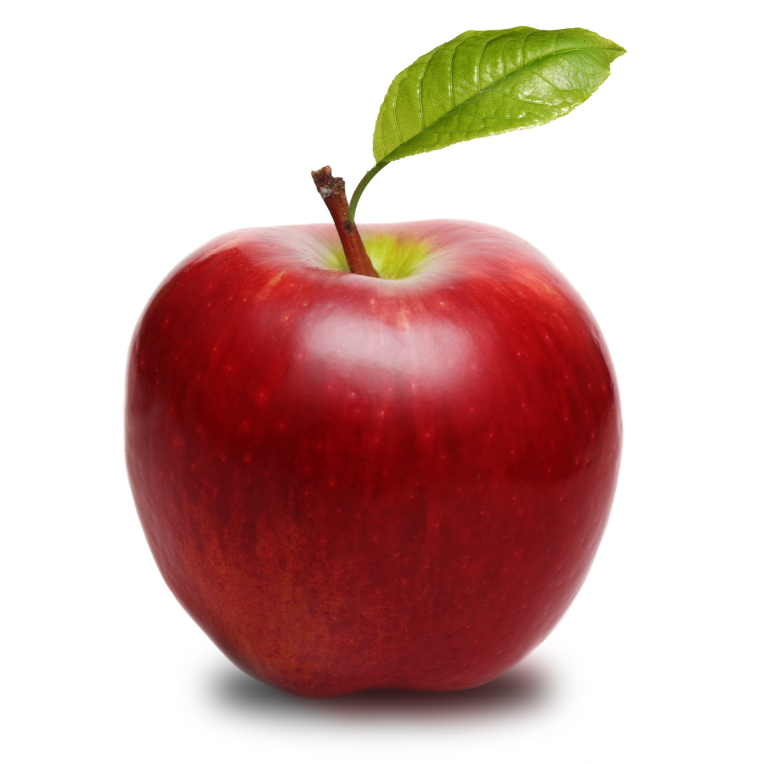
#> input picture week_2_learning/image_blending_laplacian_pyramid/fruit1.jpg, 2290 x 2290 px, found by its file name (shown at 1/3 size)
$ python image_blending.py
#> lines starting #> are read from the running program, lines starting #| are printed output that depends on the picture; after the words box and inside, x2 and y2 are one past the last pixel; in counts of white or black regions, pixels touching at a corner belong together

import cv2
import numpy as np

# 1. Read Images
# ==========================================================

apple = cv2.imread(
    "week_2_learning/image_blending_laplacian_pyramid/fruit1.jpg"
)
#> apple is the input picture: shape (2290, 2290, 3); mean B, G, R 171.6, 176, 210

orange = cv2.imread(
    "week_2_learning/image_blending_laplacian_pyramid/fruit2.webp"
)
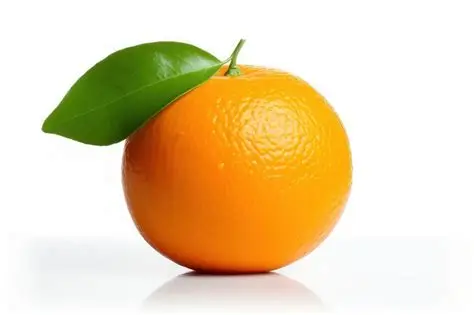
#> input picture week_2_learning/image_blending_laplacian_pyramid/fruit2.webp, 474 x 315 px, found by its file name
#> orange is the input picture: shape (315, 474, 3); mean B, G, R 176.3, 213, 233.2

if apple is None or orange is None:
    raise FileNotFoundError("Check image paths!")

# Resize both images to 800 x 800
apple = cv2.resize(apple, (800, 800))
#> apple: shape (800, 800, 3)
orange = cv2.resize(orange, (800, 800))
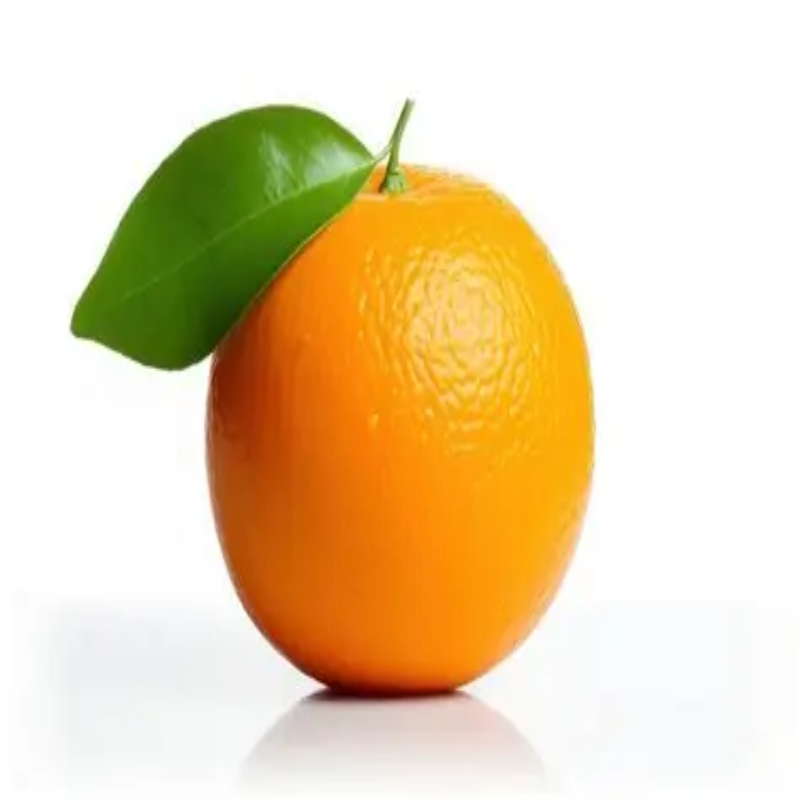
#> orange: shape (800, 800, 3); mean B, G, R 176.3, 213, 233.1

print("Apple:", apple.shape)
#| Apple: (800, 800, 3)
print("Orange:", orange.shape)
#| Orange: (800, 800, 3)

# 2. Create Gaussian Pyramids
# ==========================================================

levels = 6

gp_apple = [apple.copy()]
gp_orange = [orange.copy()]

for i in range(levels):
    gp_apple.append(cv2.pyrDown(gp_apple[-1]))
    gp_orange.append(cv2.pyrDown(gp_orange[-1]))
#> after the loop, gp_apple = 7 items; gp_orange = 7 items

# 3. Create Laplacian Pyramids
# ==========================================================

def create_laplacian_pyramid(gp):

    lp = []

    for i in range(len(gp) - 1):

        expanded = cv2.pyrUp(
            gp[i + 1],
            dstsize=(gp[i].shape[1], gp[i].shape[0])
        )

        lap = cv2.subtract(gp[i], expanded)

        lp.append(lap)
#> this loop made 6 passes
#> pass 1, in create_laplacian_pyramid, `lap = cv2.subtract(gp[i], expanded)`:
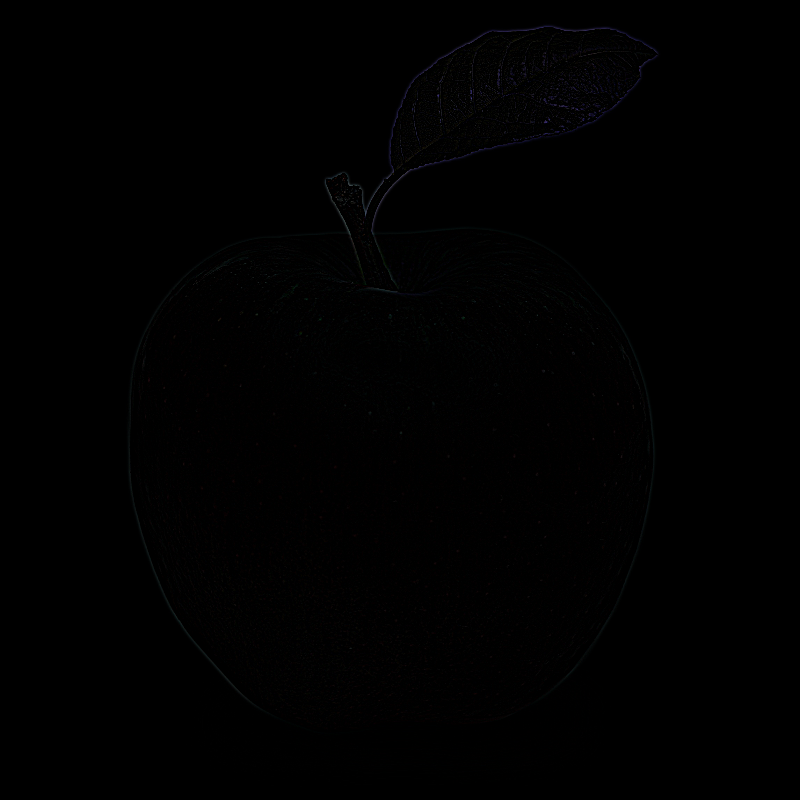
#> lap: shape (800, 800, 3); mean of channels 0, 1, 2 0.6, 0.5, 0.6; drawn as B, G, R
#> after the loop, lp = 6 items

    lp.append(gp[-1])

    return lp


lp_apple = create_laplacian_pyramid(gp_apple)
#> lp_apple = 7 items
lp_orange = create_laplacian_pyramid(gp_orange)
#> the loop in create_laplacian_pyramid (call 2), `for i in range(len(gp) - 1): ` made 6 passes
#> lp_orange = 7 items

# 4. Create Smooth Blending Mask
# ==========================================================

mask = np.zeros((800, 800), dtype=np.float32)

# Create gradual transition around the center
transition_width = 200

center = 400

for x in range(800):

    value = 0.5 - (x - center) / transition_width

    mask[:, x] = np.clip(value, 0, 1)

# Gaussian pyramid of mask
gp_mask = [mask]

for i in range(levels):

    gp_mask.append(cv2.pyrDown(gp_mask[-1]))
#> after the loop, gp_mask = 7 items

# 5. Blend Laplacian Pyramids
# ==========================================================

blended_pyramid = []

for la, lo, gm in zip(
    lp_apple,
    lp_orange,
    gp_mask
):

    # Convert mask into 3 channels
    gm = cv2.merge([gm, gm, gm])

    # Convert images to float
    la = la.astype(np.float32)
    lo = lo.astype(np.float32)

    # Laplacian blending formula
    blended = (
        la * gm +
        lo * (1.0 - gm)
    )

    blended_pyramid.append(blended)
#> this loop made 7 passes
#> pass 1, `gm = cv2.merge([gm, gm, gm])`:
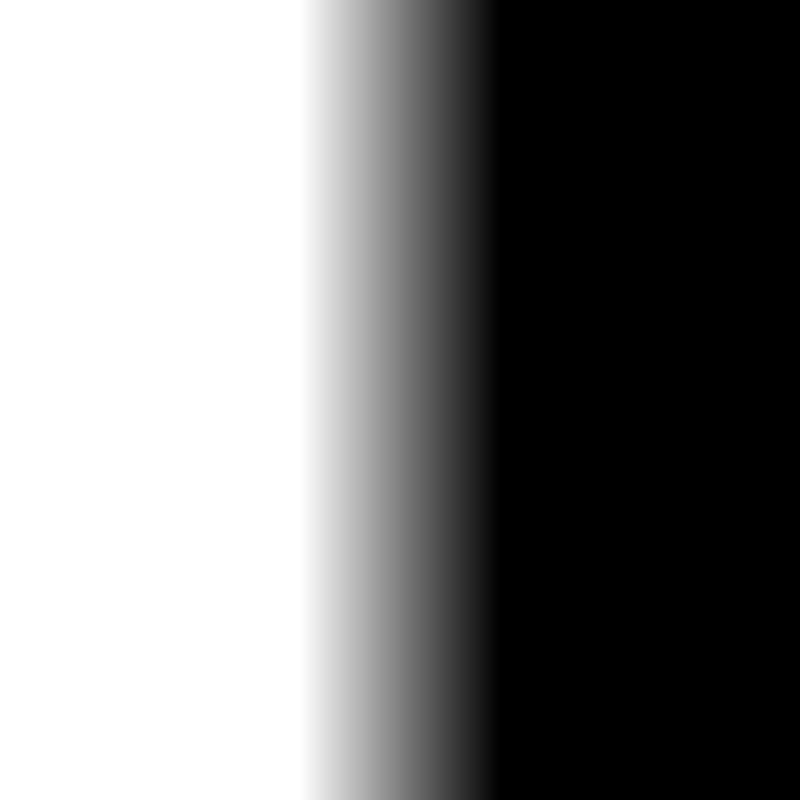
#> gm: shape (800, 800, 3) float32; min 0, max 1, mean 0.501
#> after the loop, blended_pyramid = 7 items

# 6. Reconstruct Final Image
# ==========================================================

reconstructed = blended_pyramid[-1]

for i in range(len(blended_pyramid) - 2, -1, -1):

    reconstructed = cv2.pyrUp(
        reconstructed,
        dstsize=(
            blended_pyramid[i].shape[1],
            blended_pyramid[i].shape[0]
        )
    )

    reconstructed = cv2.add(
        reconstructed,
        blended_pyramid[i]
    )
#> this loop made 6 passes
#> i on passes 1, 2, 4, 5, 6: 5, 4, 2, 1, 0
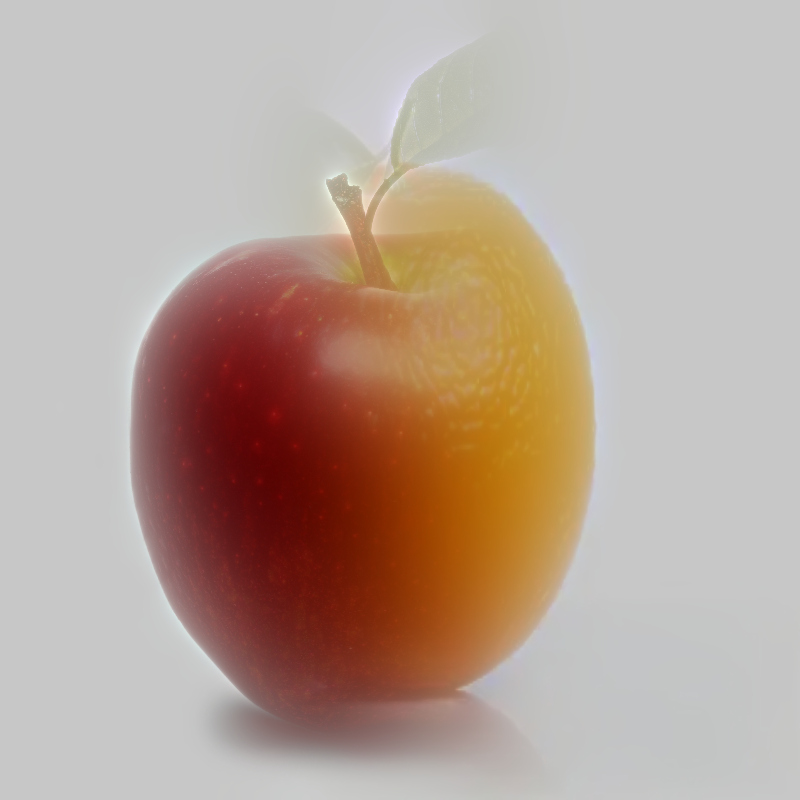
#> reconstructed: shape (800, 800, 3) float32; mean of channels 0, 1, 2 198.1, 212.1, 236.5; drawn with min black and max white


# Convert to uint8
reconstructed = np.clip(
    reconstructed, 0, 255
).astype(np.uint8)

# 7. Direct Blend For Comparison
# ==========================================================

direct_mask = np.zeros((800, 800), dtype=np.float32)
direct_mask[:, :400] = 1

direct_mask = cv2.merge(
    [direct_mask, direct_mask, direct_mask]
)
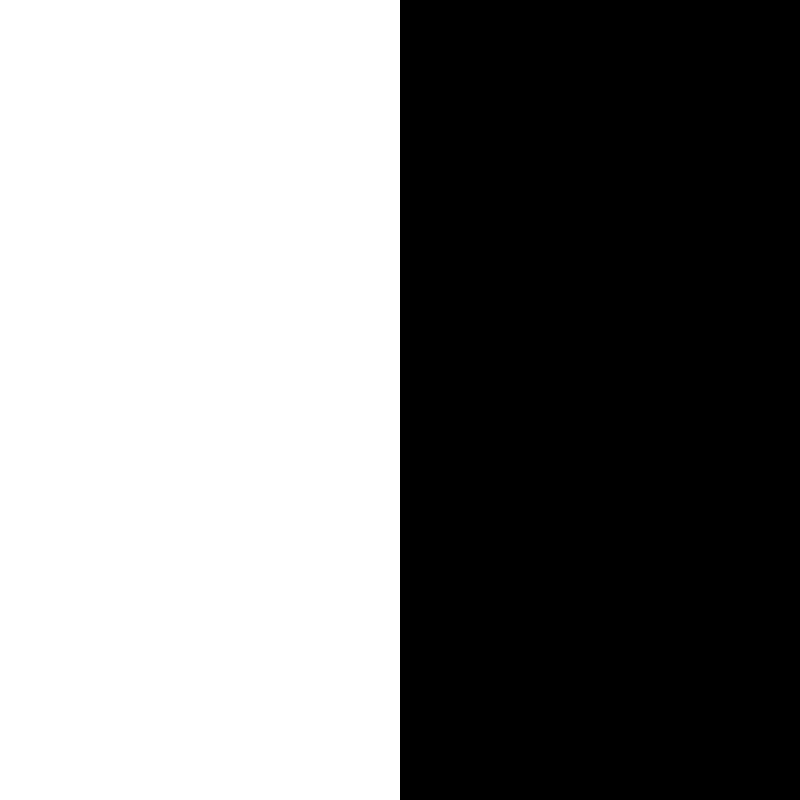
#> direct_mask: shape (800, 800, 3) float32; values 0 (black) and 1 (white), 50% white; 1 white region, box (x1, y1, x2, y2) and area: (0, 0, 400, 800) 320000

direct_blend = (
    apple.astype(np.float32) * direct_mask +
    orange.astype(np.float32) * (1 - direct_mask)
)
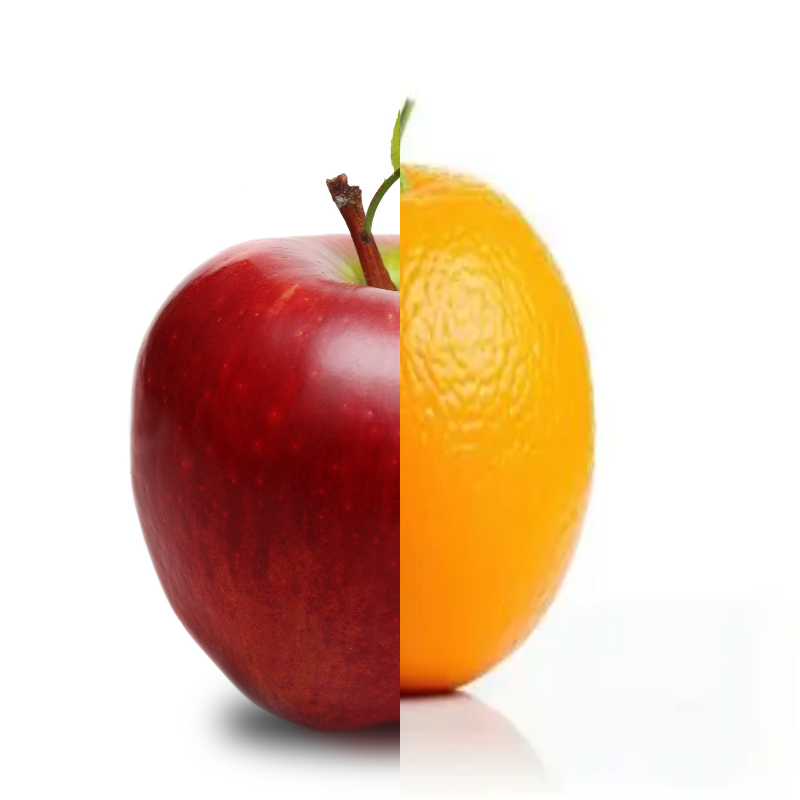
#> direct_blend: shape (800, 800, 3) float32; mean B, G, R 185, 203, 231.1

direct_blend = direct_blend.astype(np.uint8)

# 8. Display Results
# ==========================================================

cv2.imshow("Original Apple", apple)
cv2.imshow("Original Orange", orange)

cv2.imshow("Direct Blend", direct_blend)

cv2.imshow("Laplacian Pyramid Blending", reconstructed)

cv2.imwrite("laplacian_blended_800x800.jpg", reconstructed)

cv2.waitKey(0)
cv2.destroyAllWindows()
